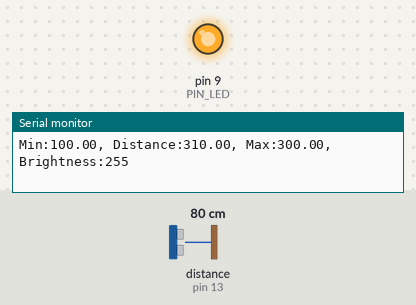
Recording of a sketch running on a simulated Arduino Uno, built with avr-gcc and run on an emulated ATmega328P. Parts: output pins drawn as LEDs (lit = HIGH), the last lines printed to the serial monitor. Wiring (inferred from the names in the program): ultrasonic range finder: trigger pin 12; echo pin 13. Inputs (shaded band) come from the test bench; at power-on: distance to the obstacle (sensor on pin 13) 80 cm. The echo pulse lasts 58.3 µs per cm; pins used as bus, display or sensor lines are not drawn.

Above: at 1.2 s.
1.3 s: distance to the obstacle (sensor on pin 13) set to 18 cm
At 2.4 s:
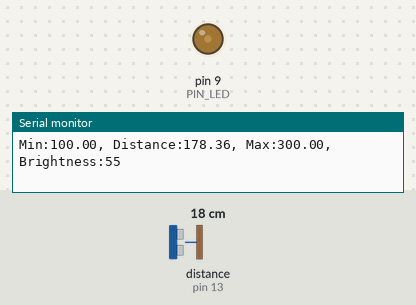
4.3 s: distance to the obstacle (sensor on pin 13) set to 2 cm
Timing chart, 0 to 7.3 s (numbered marks = the images above; inputs shaded):
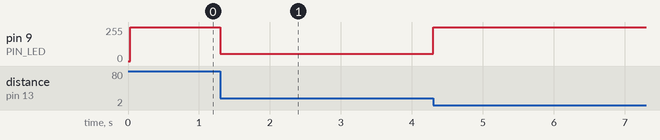

The sketch:

08_example_4.ino
```cpp
// Arduino pin assignment
#define PIN_LED  9
#define PIN_TRIG 12   // sonar sensor TRIGGER
#define PIN_ECHO 13   // sonar sensor ECHO

// Configurable parameters
#define SND_VEL 346.0     // Sound velocity at 24 Celsius degree (m/sec)
#define INTERVAL 25      // Sampling interval (msec)
#define PULSE_DURATION 10 // Ultra-sound pulse duration (usec)
#define _DIST_MIN 100.0   // Minimum distance to be measured (mm)
#define _DIST_MAX 300.0   // Maximum distance to be measured (mm)

#define TIMEOUT ((INTERVAL / 2) * 1000.0) // Maximum echo waiting time (usec)
#define SCALE (0.001 * 0.5 * SND_VEL)     // Coefficient to convert duration to distance

unsigned long last_sampling_time;   // Last sampling time (msec)

void setup() {
  // Initialize GPIO pins
  pinMode(PIN_LED, OUTPUT);
  pinMode(PIN_TRIG, OUTPUT);  // Sonar TRIGGER
  pinMode(PIN_ECHO, INPUT);   // Sonar ECHO
  digitalWrite(PIN_TRIG, LOW);  // Turn off sonar

  // Initialize serial port
  Serial.begin(57600);
}

void loop() {
  float distance;

  int brightness;

  // Wait until next sampling time
  if (millis() < (last_sampling_time + INTERVAL))
    return;

  // Read the distance
  distance = USS_measure(PIN_TRIG, PIN_ECHO);

  // Handle out-of-range distances
  if (distance == 0.0 || distance > _DIST_MAX) {
    distance = _DIST_MAX + 10.0;
    brightness = 255;
    analogWrite(PIN_LED, brightness);
  } else if (distance < _DIST_MIN) {
    distance = _DIST_MIN - 10.0;
    brightness = 255;
    analogWrite(PIN_LED, brightness);
  } else if (distance == 200.0) {
    brightness = 0;
  }
  else {
    if (distance < 200) {
      brightness = 255.0 - ((distance-100.0) * (255.0 / 100.0));
    } else {
      brightness = 255.0 - ((300.0 - distance) * (255.0 / 100.0));
    }
    analogWrite(PIN_LED, brightness);
  }

  // Output the distance to the serial port
  Serial.print("Min:");        Serial.print(_DIST_MIN);
  Serial.print(", Distance:"); Serial.print(distance);
  Serial.print(", Max:");      Serial.print(_DIST_MAX);
  Serial.print(", Brightness:");Serial.print(brightness);
  Serial.println("");

  // Update last sampling time
  last_sampling_time += INTERVAL;
}

// Function to get a distance reading from the ultrasonic sensor (in mm)
float USS_measure(int TRIG, int ECHO) {
  // Send pulse
  digitalWrite(TRIG, HIGH);
  delayMicroseconds(PULSE_DURATION);
  digitalWrite(TRIG, LOW);

  // Measure the duration of the pulse in microseconds and convert to distance in mm
  return pulseIn(ECHO, HIGH, TIMEOUT) * SCALE;

  // Example of pulse duration to distance conversion (target distance = 17.3m)
  // pulseIn(ECHO, HIGH, timeout) returns microseconds (round-trip time of sound)
  // One-way distance = (pulseIn() / 1,000,000) * SND_VEL / 2 (meters)
  // To get mm, multiply by 1,000 -> SCALE = 0.001 * 0.5 * SND_VEL
  //
  // Example: if pulseIn() returns 100,000 (0.1 second, round-trip distance = 34.6m)
  //          distance = 100,000 * 0.001 * 0.5 * 346 = 17,300 mm  ==> 17.3m
}
```
